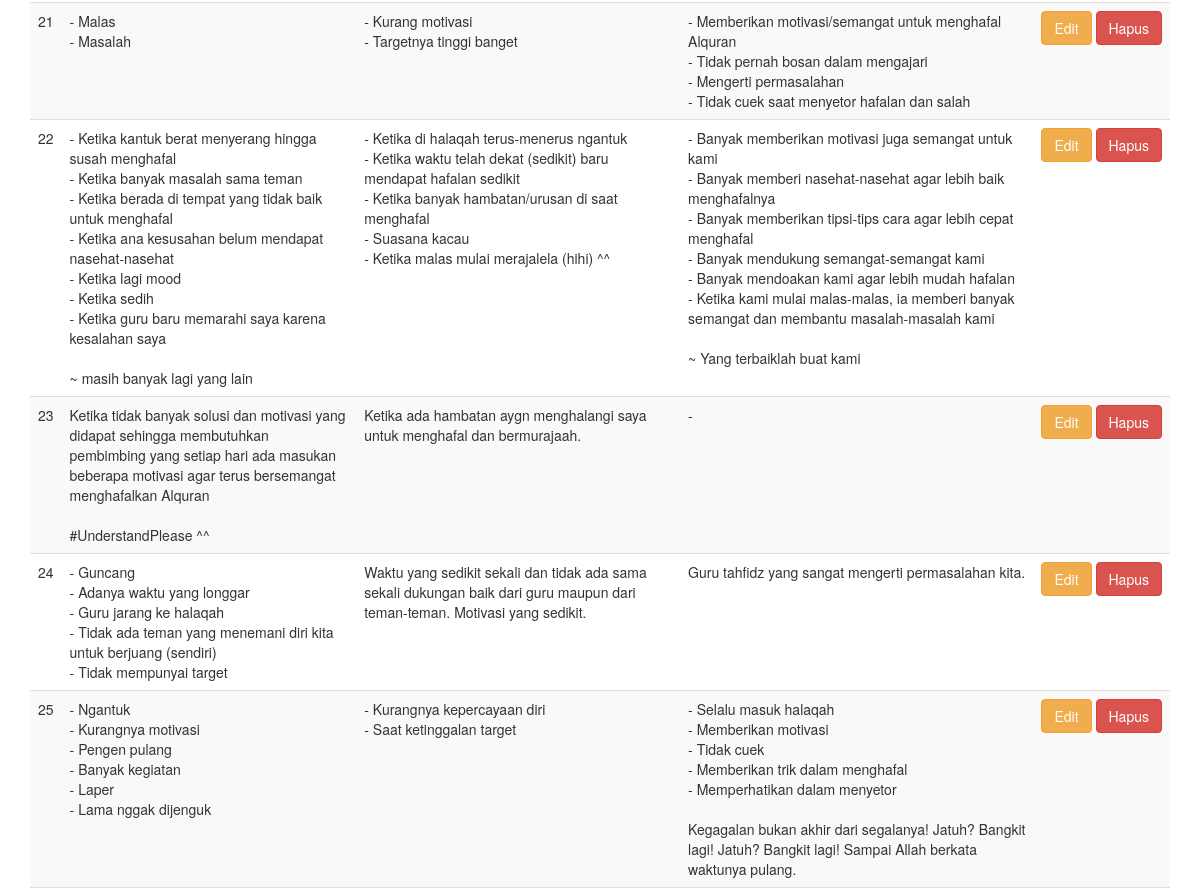
The app's page / (middle part), older data.
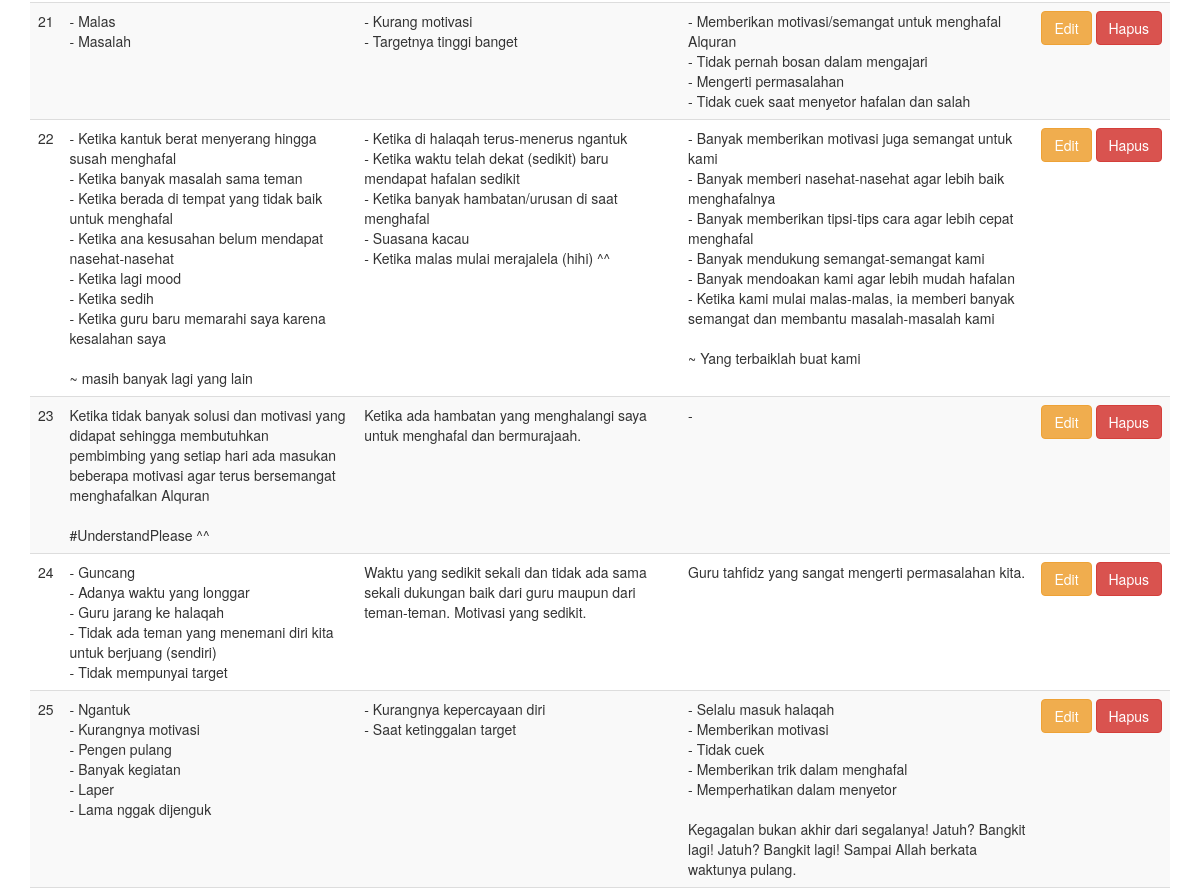
The same page, newer data.
### tables this page shows
CREATE TABLE `esai` (
	`id`	INTEGER PRIMARY KEY AUTOINCREMENT,
	`nomor`	NUMERIC,
	`esai_1`	TEXT,
	`esai_2`	TEXT,
	`esai_3`	TEXT
);

### application/controllers/Soal.php (called while the page is built, shortened)
<?php
class Soal extends CI_Controller {
	public function index()
	{
		$this->beranda();
	}
	public function beranda(){
		$data = $this->db->order_by('nomor')->get('esai')->result();
		$this->load->view('template/global', compact('data', 'isi', 'judul'));
	}
}

### index.php (called while the page is built, shortened)
<?php
require_once BASEPATH.'core/CodeIgniter.php';

### application/views/soal/beranda.php (the view, shortened to what this page needs)
<table class="table table-striped">
	<tbody>
		<?php foreach ($data as $d){ ?>
			<tr>
				<td><?= $d->nomor ?></td>
				<td class="ada-enter"><?= $d->esai_1 ?></td>
				<td class="ada-enter"><?= $d->esai_2 ?></td>
				<td class="ada-enter"><?= $d->esai_3 ?></td>
				<td>
					<div class="utuh">
						<a href="<?= base_url() ?><?= $d->id ?>/edit" class="btn btn-warning">Edit</a>
						<a href="<?= base_url() ?><?= $d->id ?>/hapus" class="btn btn-danger">Hapus</a>
					</div>
				</td>
			</tr>
		<?php } ?>
	</tbody>
</table>

Row changes from the older to the newer data that the page shows:
changed esai: esai_2 "Ketika ada hambatan aygn menghalangi saya untuk menghafal dan bermurajaah." → "Ketika ada hambatan yang menghalangi saya untuk menghafal dan bermurajaah."
